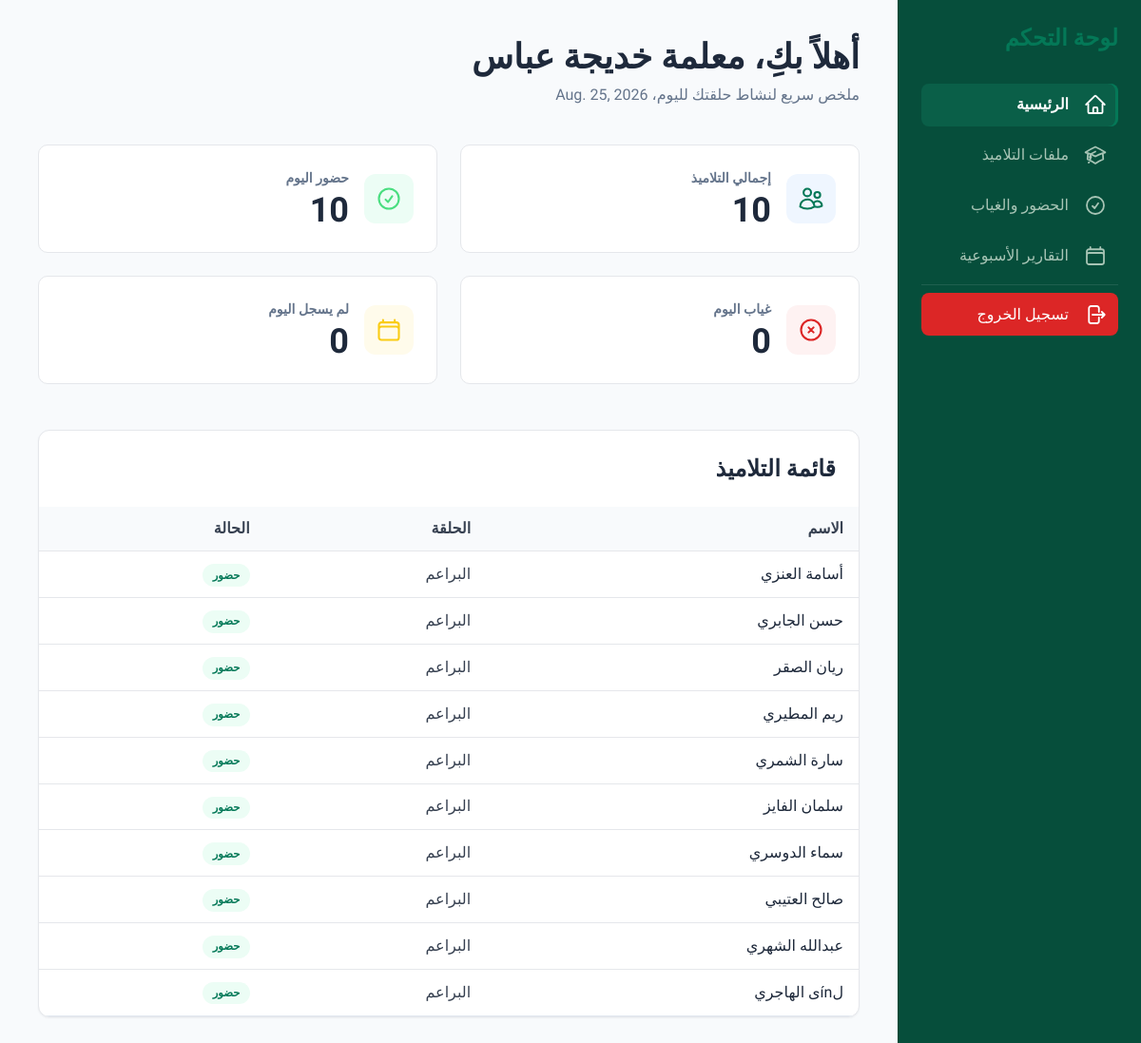
The app's page /teacher/dashboard/ (signed in) with its own data.
### teachers/models.py (models this page shows)
class Teacher(models.Model):
    name=models.CharField(max_length=100,blank=False,null=False)
    tel=models.CharField(max_length=10,blank=True,null=True)
    email=models.EmailField()
    address=models.CharField(max_length=100,blank=True,null=True)
    user_name=models.OneToOneField(User,on_delete=models.SET_NULL,blank=True,null=True)
    def __str__(self):
        return self.name

### students/models.py (models this page shows, shortened)
class Student(models.Model):
    name=models.CharField(max_length=100,blank=False,null=False)
    address=models.CharField(max_length=100,blank=False,null=False)
    tel=models.CharField(max_length=10,blank=False,null=False)
    date_birth=models.DateField(blank=False,null=False)
    halaqa=models.ForeignKey(Halaqa,on_delete=models.SET_NULL,blank=False,null=True)
    add_course=models.CharField(max_length=50,blank=True,null=True)
    grade=models.ForeignKey('students.Grade',on_delete=models.SET_NULL,blank=False,null=True)
    status=models.BooleanField(default=True)
    @property
    def attendace_today(self):
        from attendances.models import StudAttendance
        record=StudAttendance.objects.filter(student=self,day=date.today()).first()
        if record is None:
            return None
        return record.status

### halaqs/models.py (models this page shows, shortened)
class Halaqa(models.Model):
    name =models.CharField(max_length=50,blank=False,null=False)
    res_teacher=models.ForeignKey('teachers.Teacher',on_delete=models.SET_NULL,null=True,blank=True)
    course=models.CharField(max_length=50,blank=False,null=False)
    notes=models.TextField(blank=True,null=True)
    def __str__(self):
        return self.name

### teachers/views.py (the view)
# urls.py: path('dashboard/', staff_required(TeacherDashboard.as_view()), name='teacher_dashboard'),
class TeacherDashboard(ListView):
    template_name='teachers/teacher_dashboard.html'
    model=Student
    context_object_name='students'
    def get_context_data(self, **kwargs):
        context=super().get_context_data(**kwargs)
        user=self.request.user
        teacher=Teacher.objects.filter(user_name=user).first()
        today=date.today()
        if teacher:
            total_std=Student.objects.filter(halaqa__res_teacher=teacher).count()
            today_records=StudAttendance.objects.filter(student__halaqa__res_teacher=teacher,day=today)
            attend=today_records.filter(status=True).count()
            absent=today_records.filter(status=False).count()
            not_recorded=total_std-attend-absent
            list_stds=Student.objects.filter(halaqa__res_teacher=teacher).select_related('halaqa','grade').order_by('name')
        else:
            total_std=attend=absent=not_recorded=0
            list_stds=Student.objects.none()
        context['teacher']=teacher
        context['today_date']=today
        context['total_std']=total_std
        context['attended']=attend
        context['absent']=absent
        context['not_recorded']=not_recorded
        context['students']=list_stds
        return context

### templates/teachers/teacher_dashboard.html (shortened to what this page needs)
{% extends 'teachers/t_base.html'%}
{% load static %}
{% block content %}
            <main class="p-6 md:p-10">
                <header class="mb-10">
                    <h1 class="text-3xl md:text-4xl font-black">أهلاً بكِ، معلمة
                        <span class="text-slate-800">{{ teacher }}</span>
                    </h1>
                    <p class="text-slate-500 mt-2">ملخص سريع لنشاط حلقتك لليوم، {{ today_date }}</p>
                </header>
                <div class="grid grid-cols-1 sm:grid-cols-2 xl:grid-cols-4 gap-6">
                    <div class="card p-6 flex items-center gap-4">
                        <span class="flex-shrink-0 p-3 rounded-xl bg-blue-50 flex items-center">
                            {% include 'partials/icons/users.svg' with icon_class='h-7 w-7 text-emerald-700' only %}
                        </span>
                        <div>
                            <h3 class="text-sm font-semibold text-slate-500">إجمالي التلاميذ</h3>
                            <p class="text-4xl font-extrabold mt-1">{{ total_std }}</p>
                        </div>
                    </div>
                    <div class="card p-6 flex items-center gap-4">
                        <span class="flex-shrink-0 p-3 rounded-xl bg-emerald-50 flex items-center">
                            {% include 'partials/icons/check-circle.svg' with icon_class='h-7 w-7 text-green-400' only %}
                        </span>
                        <div>
                            <h3 class="text-sm font-semibold text-slate-500">حضور اليوم</h3>
                            <p class="text-4xl font-extrabold mt-1">{{ attended }}</p>
                        </div>
                    </div>
                    <div class="card p-6 flex items-center gap-4">
                        <span class="flex-shrink-0 p-3 rounded-xl bg-red-50 flex items-center">
                            {% include 'partials/icons/x-circle.svg' with icon_class='h-7 w-7 text-red-600' only %}
                        </span>
                        <div>
                            <h3 class="text-sm font-semibold text-slate-500">غياب اليوم</h3>
                            <p class="text-4xl font-extrabold mt-1">{{ absent }}</p>
                        </div>
                    </div>
                    <div class="card p-6 flex items-center gap-4">
                        <span class="flex-shrink-0 p-3 rounded-xl bg-amber-50 flex items-center">
                            {% include 'partials/icons/calendar-days.svg' with icon_class='h-7 w-7 text-yellow-400' only %}
                        </span>
                        <div>
                            <h3 class="text-sm font-semibold text-slate-500">لم يسجل اليوم</h3>
                            <p class="text-4xl font-extrabold mt-1">{{ not_recorded }}</p>
                        </div>
                    </div>
                </div>
                <div class="mt-12 table-wrap overflow-x-auto">
                    <div class="p-6">
                        <h2 class="text-2xl font-bold">قائمة التلاميذ</h2>
                    </div>
                    {% if students %}
                    <table class="table hidden md:table w-full text-right">
                        <thead>
                            <tr>
                                <th class="p-4">الاسم</th>
                                <th class="p-4">الحلقة</th>
                                <th class="p-4">الحالة</th>
                            </tr>
                        </thead>
                        <tbody>
                            {% for std in students %}
                            <tr class="border-b border-slate-200 hover:bg-slate-50 transition">
                                <td class="p-4">
                                    <a href="{% url 'students:student_details' std.id %}" class="text-slate-800 hover:text-emerald-700 transition">{{ std.name }}</a>
                                </td>
                                <td class="p-4">{{ std.halaqa }}</td>
                                <td class="p-4">
                                    {% if std.attendace_today == True %}
                                        <span class="badge badge-green">حضور</span>
                                    {% elif std.attendace_today == False %}
                                        <span class="badge badge-gray">غياب</span>
                                    {% else %}
                                        <span class="badge badge-gray">لم يسجل</span>
                                    {% endif %}
                                </td>
                            </tr>
                            {% endfor %}
                        </tbody>
                    </table>
                    {% else %}
                        {% include 'partials/_empty_state.html' with title='لا يوجد تلاميذ بعد' subtitle='لم تتم إضافة أي تلميذة إلى حلقتك حتى الآن.' icon='partials/icons/academic-cap.svg' %}
                    {% endif %}
                </div>
            </main>
{% endblock %}

### static/css/style.css (style rules this page uses)
:root { --bg: #f8fafc; --surface: #ffffff; --surface-2: #f8fafc; --border: #e5e7eb; --text-1: #0f172a; --text-2: #374151; --text-3: #6b7280; --accent: #047857; --accent-hover: #064e3b; --accent-soft: #ecfdf5; --danger: #dc2626; --danger-hover: #b91c1c; --chrome: #064e3b; --chrome-hover: #0a5f48; --chrome-text: #a7c4b5; --chrome-heading: #ffffff; --chrome-divider: rgba(255, 255, 255, 0.08); }
body { background: var(--bg); color: var(--text-1); }
.card { background: var(--surface); border: 1px solid var(--border); border-radius: 10px; }
.table-wrap { background: var(--surface); border: 1px solid var(--border); border-radius: 12px; box-shadow: 0 1px 2px rgba(15, 23, 42, 0.05); overflow: hidden; }
.badge { display: inline-block; font-size: 0.72rem; font-weight: 700; padding: 0.2rem 0.65rem; border-radius: 999px; white-space: nowrap; }
.badge-green { background: var(--accent-soft); color: #047857; }
.table { width: 100%; text-align: right; border-collapse: collapse; }
.table th { background: var(--surface-2); color: var(--text-2); font-weight: 700; text-align: right; padding: 0.7rem 1rem; border-bottom: 1px solid var(--border); white-space: nowrap; }
.table td { padding: 0.7rem 1rem; border-bottom: 1px solid var(--border); color: var(--text-2); }
.table tbody tr:last-child td { border-bottom: none; }

### records on screen
Teacher: name "خديجة عباس"
Student: name "أسامة العنزي", halaqa "البراعم", shows "حضور"
Student: name "حسن الجابري", halaqa "البراعم", shows "حضور"
Student: name "ريان الصقر", halaqa "البراعم", shows "حضور"
Student: name "ريم المطيري", halaqa "البراعم", shows "حضور"
Student: name "سارة الشمري", halaqa "البراعم", shows "حضور"
Student: name "سلمان الفايز", halaqa "البراعم", shows "حضور"
Student: name "سماء الدوسري", halaqa "البراعم", shows "حضور"
Student: name "صالح العتيبي", halaqa "البراعم", shows "حضور"
Student: name "عبدالله الشهري", halaqa "البراعم", shows "حضور"
Student: name "لínى الهاجري", halaqa "البراعم", shows "حضور"

### other values on screen
{{ label }} "الرئيسية ملفات التلاميذ الحضور والغياب التقارير الأسبوعية تسجيل الخروج"
{{ today_date }} "Aug. 25, 2026"
{{ total_std }} "10"
{{ attended }} "10"
{{ absent }} "0"
{{ not_recorded }} "0"
